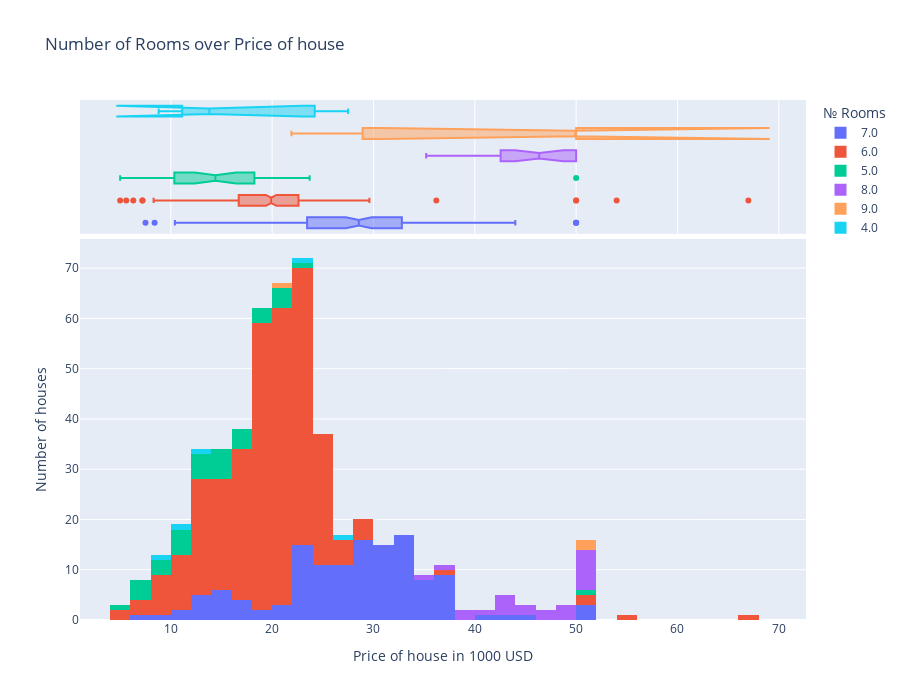

The code cell stored with this chart in its notebook:
### Markdown cell above
It is expected that the more rooms in a house, the higher its price.  

The graph below shows dependency of number of rooms on price of house. From the graph we can conclude that on average the more house is expensive, the more rooms it has, as expected.

### Code cell
px.histogram(
    data[["MEDV", f"{nm}RM"]],
    x="MEDV",
    color=f"{nm}RM",
    marginal="box",
    title="Number of Rooms over Price of house",
    height=700,
    labels={"MEDV": "Price of house in 1000 USD", f"{nm}RM": "№ Rooms"},
).update_layout(yaxis_title="Number of houses").show()

### Figure 1 — Plotly figure (JSON) as saved in the notebook; plotly's stock layout.template omitted (floating-point values rounded to 4 significant figures; data arrays with more than 128 entries replaced by an {"elided": "..."} marker saying what was removed)
{"data": [{"alignmentgroup": "True", "bingroup": "x", "hovertemplate": "№ Rooms=7.0<br>Price of house in 1000 USD=%{x}<br>count=%{y}<extra></extra>", "legendgroup": "7.0", "marker": {"color": "#636efa", "pattern": {"shape": ""}}, "name": "7.0", "offsetgroup": "7.0", "orientation": "v", "showlegend": true, "type": "histogram", "x": {"elided": "132 float values"}, "xaxis": "x", "yaxis": "y"}, {"alignmentgroup": "True", "hovertemplate": "№ Rooms=7.0<br>Price of house in 1000 USD=%{x}<extra></extra>", "legendgroup": "7.0", "marker": {"color": "#636efa"}, "name": "7.0", "notched": true, "offsetgroup": "7.0", "showlegend": false, "type": "box", "x": {"elided": "132 float values"}, "xaxis": "x2", "yaxis": "y2"}, {"alignmentgroup": "True", "bingroup": "x", "hovertemplate": "№ Rooms=6.0<br>Price of house in 1000 USD=%{x}<br>count=%{y}<extra></extra>", "legendgroup": "6.0", "marker": {"color": "#EF553B", "pattern": {"shape": ""}}, "name": "6.0", "offsetgroup": "6.0", "orientation": "v", "showlegend": true, "type": "histogram", "x": {"elided": "310 float values"}, "xaxis": "x", "yaxis": "y"}, {"alignmentgroup": "True", "hovertemplate": "№ Rooms=6.0<br>Price of house in 1000 USD=%{x}<extra></extra>", "legendgroup": "6.0", "marker": {"color": "#EF553B"}, "name": "6.0", "notched": true, "offsetgroup": "6.0", "showlegend": false, "type": "box", "x": {"elided": "310 float values"}, "xaxis": "x2", "yaxis": "y2"}, {"alignmentgroup": "True", "bingroup": "x", "hovertemplate": "№ Rooms=5.0<br>Price of house in 1000 USD=%{x}<br>count=%{y}<extra></extra>", "legendgroup": "5.0", "marker": {"color": "#00cc96", "pattern": {"shape": ""}}, "name": "5.0", "offsetgroup": "5.0", "orientation": "v", "showlegend": true, "type": "histogram", "x": [20.2, 14.4, 14.4, 13.4, 15.6, 11.8, 14.6, 17.8, 19.6, 15.3, 13.1, 20, 19.3, 23.7, 16.1, 20.8, 21.9, 50, 13.8, 7.2, 10.5, 7.4, 10.2, 11.5, 9.7, 5, 8.3, 17.9, 16.3, 7, 10.4, 13.8, 12, 15.2, 7, 8.1, 19.7], "xaxis": "x", "yaxis": "y"}, {"alignmentgroup": "True", "hovertemplate": "№ Rooms=5.0<br>Price of house in 1000 USD=%{x}<extra></extra>", "legendgroup": "5.0", "marker": {"color": "#00cc96"}, "name": "5.0", "notched": true, "offsetgroup": "5.0", "showlegend": false, "type": "box", "x": [20.2, 14.4, 14.4, 13.4, 15.6, 11.8, 14.6, 17.8, 19.6, 15.3, 13.1, 20, 19.3, 23.7, 16.1, 20.8, 21.9, 50, 13.8, 7.2, 10.5, 7.4, 10.2, 11.5, 9.7, 5, 8.3, 17.9, 16.3, 7, 10.4, 13.8, 12, 15.2, 7, 8.1, 19.7], "xaxis": "x2", "yaxis": "y2"}, {"alignmentgroup": "True", "bingroup": "x", "hovertemplate": "№ Rooms=8.0<br>Price of house in 1000 USD=%{x}<br>count=%{y}<extra></extra>", "legendgroup": "8.0", "marker": {"color": "#ab63fa", "pattern": {"shape": ""}}, "name": "8.0", "offsetgroup": "8.0", "orientation": "v", "showlegend": true, "type": "histogram", "x": [38.7, 43.8, 50, 50, 50, 39.8, 50, 50, 42.3, 48.5, 50, 44.8, 37.6, 46.7, 41.7, 48.3, 42.8, 43.1, 48.8, 50, 35.2, 45.4, 46, 50], "xaxis": "x", "yaxis": "y"}, {"alignmentgroup": "True", "hovertemplate": "№ Rooms=8.0<br>Price of house in 1000 USD=%{x}<extra></extra>", "legendgroup": "8.0", "marker": {"color": "#ab63fa"}, "name": "8.0", "notched": true, "offsetgroup": "8.0", "showlegend": false, "type": "box", "x": [38.7, 43.8, 50, 50, 50, 39.8, 50, 50, 42.3, 48.5, 50, 44.8, 37.6, 46.7, 41.7, 48.3, 42.8, 43.1, 48.8, 50, 35.2, 45.4, 46, 50], "xaxis": "x2", "yaxis": "y2"}, {"alignmentgroup": "True", "bingroup": "x", "hovertemplate": "№ Rooms=9.0<br>Price of house in 1000 USD=%{x}<br>count=%{y}<extra></extra>", "legendgroup": "9.0", "marker": {"color": "#FFA15A", "pattern": {"shape": ""}}, "name": "9.0", "offsetgroup": "9.0", "orientation": "v", "showlegend": true, "type": "histogram", "x": [50, 50, 21.9], "xaxis": "x", "yaxis": "y"}, {"alignmentgroup": "True", "hovertemplate": "№ Rooms=9.0<br>Price of house in 1000 USD=%{x}<extra></extra>", "legendgroup": "9.0", "marker": {"color": "#FFA15A"}, "name": "9.0", "notched": true, "offsetgroup": "9.0", "showlegend": false, "type": "box", "x": [50, 50, 21.9], "xaxis": "x2", "yaxis": "y2"}, {"alignmentgroup": "True", "bingroup": "x", "hovertemplate": "№ Rooms=4.0<br>Price of house in 1000 USD=%{x}<br>count=%{y}<extra></extra>", "legendgroup": "4.0", "marker": {"color": "#19d3f3", "pattern": {"shape": ""}}, "name": "4.0", "offsetgroup": "4.0", "orientation": "v", "showlegend": true, "type": "histogram", "x": [27.5, 23.1, 13.8, 8.8, 11.9], "xaxis": "x", "yaxis": "y"}, {"alignmentgroup": "True", "hovertemplate": "№ Rooms=4.0<br>Price of house in 1000 USD=%{x}<extra></extra>", "legendgroup": "4.0", "marker": {"color": "#19d3f3"}, "name": "4.0", "notched": true, "offsetgroup": "4.0", "showlegend": false, "type": "box", "x": [27.5, 23.1, 13.8, 8.8, 11.9], "xaxis": "x2", "yaxis": "y2"}], "layout": {"barmode": "relative", "height": 700, "legend": {"title": {"text": "№ Rooms"}, "tracegroupgap": 0}, "title": {"text": "Number of Rooms over Price of house"}, "xaxis": {"anchor": "y", "domain": [0, 1], "title": {"text": "Price of house in 1000 USD"}}, "xaxis2": {"anchor": "y2", "domain": [0, 1], "matches": "x", "showgrid": true, "showticklabels": false}, "yaxis": {"anchor": "x", "domain": [0, 0.7326], "title": {"text": "Number of houses"}}, "yaxis2": {"anchor": "x2", "domain": [0.7426, 1], "matches": "y2", "showgrid": false, "showline": false, "showticklabels": false, "ticks": ""}}}
